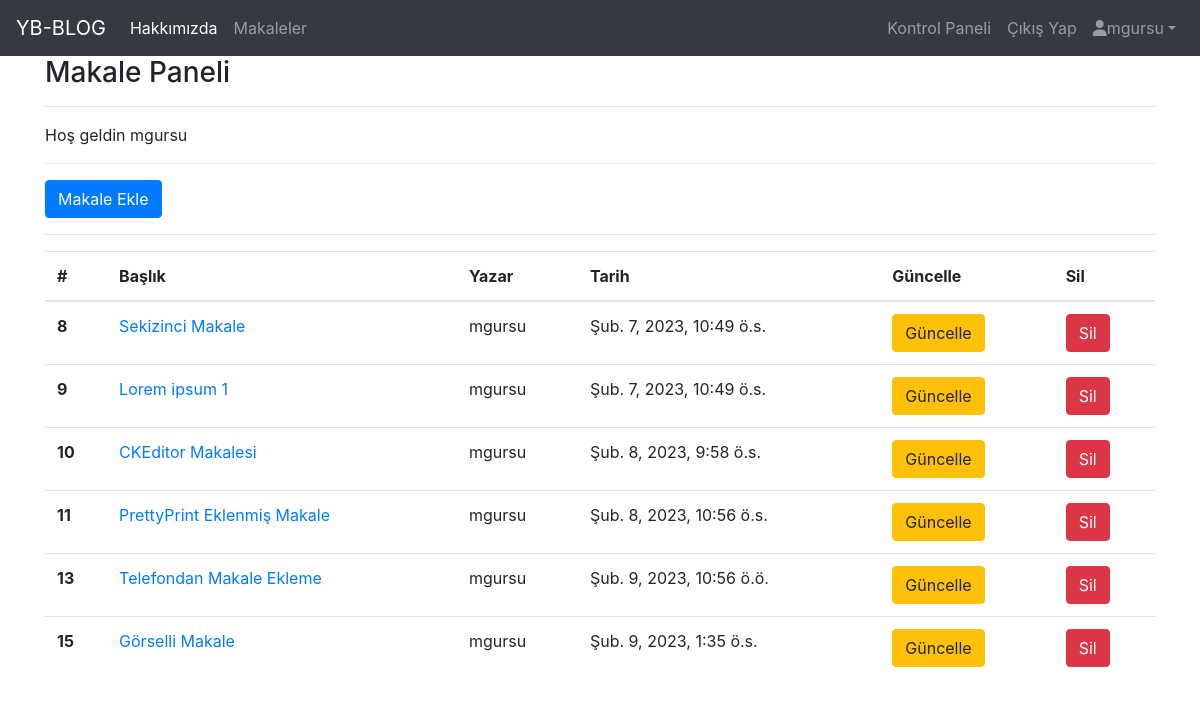
Screenshot of /articles/dashboard/ (signed in) with the database file from the repository.
### article/models.py (models this page shows, shortened)
class Article(models.Model):
    author = models.ForeignKey('auth.User', on_delete=models.CASCADE, verbose_name='Yazar') # Django içindeki hazır user sınıfını kullandık
    title = models.CharField(max_length=50, verbose_name='Başlık')
    content = RichTextField()
    created_date = models.DateTimeField(auto_now_add=True, verbose_name='Oluşturulma Tarihi')
    article_image = models.FileField(blank=True, null=True, verbose_name='Görsel Ekle') # makalede görsel olmak zorunda değilse, blank ve null argümanlarını True yap
    class Meta:
        ordering = ['created_date']

### article/views.py (the view)
# urls.py: path('dashboard/', views.dashboard, name='dashboard'),
@login_required(login_url='/user/login/')
def dashboard(request):
    articles = Article.objects.filter(author = request.user)
    context = {"articles" : articles}
    return render(request, 'dashboard.html', context)

### templates/dashboard.html
{% extends 'layout.html' %}
{% block body %}
<h3>Makale Paneli</h3>
<hr>
<p>Hoş geldin {{user}}</p>
<hr>
<a href="/articles/add_article" class="btn btn-primary">Makale Ekle</a>
<hr>
{% if articles %}
<table class="table table-hover">
    <thead>
      <tr>
        <th scope="col">#</th>
        <th scope="col">Başlık</th>
        <th scope="col">Yazar</th>
        <th scope="col">Tarih</th>
        <th scope="col">Güncelle</th>
        <th scope="col">Sil</th>
      </tr>
    </thead>
    <tbody>
        {% for article in articles %}
      <tr>
        <th scope="row">{{ article.id }}</th>
        <td><a href="/articles/detail/{{article.id}}">{{ article.title }}</a></td>
        <td>{{ article.author }}</td>
        <td>{{ article.created_date }}</td>
        <td><a class="btn btn-warning" href="/articles/update/{{ article.id }}">Güncelle</a></td>
        <td><a class="btn btn-danger" href="/articles/delete/{{ article.id }}">Sil</a></td>
        {% endfor %}
      </tr>
    </tbody>
  </table>
{% else %}
 <div class="alert alert-danger">
    <p>Henüz kayıtlı bir makale yok.</p>
 </div>
{% endif %}
{% endblock %}

### templates/layout.html (shortened to what this page needs)
<!DOCTYPE html>
{% load static %}
<html lang="en">
<head>
    <link rel="stylesheet" href="{% static 'css/bootstrap.min.css' %}">
    <link rel="stylesheet" href="https://cdnjs.cloudflare.com/ajax/libs/font-awesome/6.3.0/css/all.min.css" />
</head>
<body>
    {% include 'includes/navbar.html' %}
    <div class="container">
        {% block body %}
        {% endblock %}
    </div>
</body>
</html>

### templates/includes/navbar.html (shortened to what this page needs)
<nav class="navbar navbar-expand-lg navbar-dark bg-dark">
    <a class="navbar-brand" href="{% url 'index' %}">YB-BLOG</a>
    <div class="collapse navbar-collapse">
      <ul class="navbar-nav mr-auto">
        <li class="nav-item active">
          <a class="nav-link" href="{% url 'about' %}">Hakkımızda</a>
        </li>
        <li class="nav-item">
          <a class="nav-link" href="/articles/">Makaleler</a>
        </li>
      </ul>
      <ul class="navbar-nav ms-auto">
        {% if request.user.is_authenticated %}
        <li class="nav-item">
          <a href="/articles/dashboard" class="nav-link">Kontrol Paneli</a>
        </li>
        <li class="nav-item">
          <a href="{% url 'user:logout' %}" class="nav-link">Çıkış Yap</a>
        </li>
        <li class="nav-item dropdown">
          <a class="nav-link dropdown-toggle" href="/admin/"><i class="fa-solid fa-user"></i>{{user}}</a>
        </li>
        {% endif %}
      </ul>
    </div>
  </nav>

### rows the page displays
Article: id "8", title "Sekizinci Makale", author "mgursu", created_date "Şub. 7, 2023, 10:49 ö.s."
Article: id "9", title "Lorem ipsum 1", author "mgursu", created_date "Şub. 7, 2023, 10:49 ö.s."
Article: id "10", title "CKEditor Makalesi", author "mgursu", created_date "Şub. 8, 2023, 9:58 ö.s."
Article: id "11", title "PrettyPrint Eklenmiş Makale", author "mgursu", created_date "Şub. 8, 2023, 10:56 ö.s."
Article: id "13", title "Telefondan Makale Ekleme", author "mgursu", created_date "Şub. 9, 2023, 10:56 ö.ö."
Article: id "15", title "Görselli Makale", author "mgursu", created_date "Şub. 9, 2023, 1:35 ö.s."

### other values shown
{{ user }} "mgursu"
